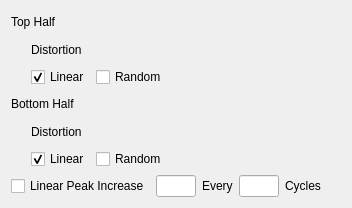
<?xml version="1.0" encoding="UTF-8"?>
<ui version="4.0">
 <class>AdvancedSettingsWidget</class>
 <widget class="QWidget" name="AdvancedSettingsWidget">
  <property name="geometry">
   <rect>
    <x>0</x>
    <y>0</y>
    <width>352</width>
    <height>208</height>
   </rect>
  </property>
  <property name="sizePolicy">
   <sizepolicy hsizetype="MinimumExpanding" vsizetype="Preferred">
    <horstretch>0</horstretch>
    <verstretch>0</verstretch>
   </sizepolicy>
  </property>
  <property name="windowTitle">
   <string>Form</string>
  </property>
  <layout class="QVBoxLayout" name="verticalLayout">
   <item>
    <layout class="QHBoxLayout" name="horizontalLayout">
     <item>
      <widget class="QLabel" name="label">
       <property name="minimumSize">
        <size>
         <width>80</width>
         <height>0</height>
        </size>
       </property>
       <property name="maximumSize">
        <size>
         <width>80</width>
         <height>16777215</height>
        </size>
       </property>
       <property name="text">
        <string>Top Half</string>
       </property>
      </widget>
     </item>
     <item>
      <widget class="MySliderWidget" name="slTopHalf" native="true"/>
     </item>
     <item>
      <spacer name="horizontalSpacer">
       <property name="orientation">
        <enum>Qt::Horizontal</enum>
       </property>
       <property name="sizeHint" stdset="0">
        <size>
         <width>40</width>
         <height>20</height>
        </size>
       </property>
      </spacer>
     </item>
    </layout>
   </item>
   <item>
    <layout class="QHBoxLayout" name="horizontalLayout_4">
     <item>
      <spacer name="horizontalSpacer_4">
       <property name="orientation">
        <enum>Qt::Horizontal</enum>
       </property>
       <property name="sizeType">
        <enum>QSizePolicy::Fixed</enum>
       </property>
       <property name="sizeHint" stdset="0">
        <size>
         <width>20</width>
         <height>20</height>
        </size>
       </property>
      </spacer>
     </item>
     <item>
      <widget class="QLabel" name="label_3">
       <property name="minimumSize">
        <size>
         <width>54</width>
         <height>0</height>
        </size>
       </property>
       <property name="maximumSize">
        <size>
         <width>54</width>
         <height>16777215</height>
        </size>
       </property>
       <property name="text">
        <string>Distortion</string>
       </property>
      </widget>
     </item>
     <item>
      <widget class="MySliderWidget" name="slTopHalfDist" native="true"/>
     </item>
     <item>
      <spacer name="horizontalSpacer_6">
       <property name="orientation">
        <enum>Qt::Horizontal</enum>
       </property>
       <property name="sizeHint" stdset="0">
        <size>
         <width>40</width>
         <height>20</height>
        </size>
       </property>
      </spacer>
     </item>
    </layout>
   </item>
   <item>
    <layout class="QHBoxLayout" name="horizontalLayout_5">
     <item>
      <spacer name="horizontalSpacer_5">
       <property name="orientation">
        <enum>Qt::Horizontal</enum>
       </property>
       <property name="sizeType">
        <enum>QSizePolicy::Fixed</enum>
       </property>
       <property name="sizeHint" stdset="0">
        <size>
         <width>20</width>
         <height>20</height>
        </size>
       </property>
      </spacer>
     </item>
     <item>
      <widget class="QCheckBox" name="chbTopDistLin">
       <property name="text">
        <string>Linear</string>
       </property>
       <property name="checked">
        <bool>true</bool>
       </property>
      </widget>
     </item>
     <item>
      <widget class="QCheckBox" name="chbTopDistRand">
       <property name="text">
        <string>Random</string>
       </property>
      </widget>
     </item>
     <item>
      <spacer name="horizontalSpacer_7">
       <property name="orientation">
        <enum>Qt::Horizontal</enum>
       </property>
       <property name="sizeHint" stdset="0">
        <size>
         <width>40</width>
         <height>20</height>
        </size>
       </property>
      </spacer>
     </item>
    </layout>
   </item>
   <item>
    <layout class="QHBoxLayout" name="horizontalLayout_2">
     <item>
      <widget class="QLabel" name="label_2">
       <property name="minimumSize">
        <size>
         <width>80</width>
         <height>0</height>
        </size>
       </property>
       <property name="maximumSize">
        <size>
         <width>80</width>
         <height>16777215</height>
        </size>
       </property>
       <property name="text">
        <string>Bottom Half</string>
       </property>
      </widget>
     </item>
     <item>
      <widget class="MySliderWidget" name="slBotHalf" native="true"/>
     </item>
     <item>
      <spacer name="horizontalSpacer_3">
       <property name="orientation">
        <enum>Qt::Horizontal</enum>
       </property>
       <property name="sizeHint" stdset="0">
        <size>
         <width>40</width>
         <height>20</height>
        </size>
       </property>
      </spacer>
     </item>
    </layout>
   </item>
   <item>
    <layout class="QHBoxLayout" name="horizontalLayout_6">
     <item>
      <spacer name="horizontalSpacer_8">
       <property name="orientation">
        <enum>Qt::Horizontal</enum>
       </property>
       <property name="sizeType">
        <enum>QSizePolicy::Fixed</enum>
       </property>
       <property name="sizeHint" stdset="0">
        <size>
         <width>20</width>
         <height>20</height>
        </size>
       </property>
      </spacer>
     </item>
     <item>
      <widget class="QLabel" name="label_4">
       <property name="minimumSize">
        <size>
         <width>54</width>
         <height>0</height>
        </size>
       </property>
       <property name="maximumSize">
        <size>
         <width>54</width>
         <height>16777215</height>
        </size>
       </property>
       <property name="text">
        <string>Distortion</string>
       </property>
      </widget>
     </item>
     <item>
      <widget class="MySliderWidget" name="slBotHalfDist" native="true"/>
     </item>
     <item>
      <spacer name="horizontalSpacer_9">
       <property name="orientation">
        <enum>Qt::Horizontal</enum>
       </property>
       <property name="sizeHint" stdset="0">
        <size>
         <width>40</width>
         <height>20</height>
        </size>
       </property>
      </spacer>
     </item>
    </layout>
   </item>
   <item>
    <layout class="QHBoxLayout" name="horizontalLayout_7">
     <item>
      <spacer name="horizontalSpacer_10">
       <property name="orientation">
        <enum>Qt::Horizontal</enum>
       </property>
       <property name="sizeType">
        <enum>QSizePolicy::Fixed</enum>
       </property>
       <property name="sizeHint" stdset="0">
        <size>
         <width>20</width>
         <height>20</height>
        </size>
       </property>
      </spacer>
     </item>
     <item>
      <widget class="QCheckBox" name="chbBotDistLin">
       <property name="text">
        <string>Linear</string>
       </property>
       <property name="checked">
        <bool>true</bool>
       </property>
      </widget>
     </item>
     <item>
      <widget class="QCheckBox" name="chbBotDistRand">
       <property name="text">
        <string>Random</string>
       </property>
      </widget>
     </item>
     <item>
      <spacer name="horizontalSpacer_11">
       <property name="orientation">
        <enum>Qt::Horizontal</enum>
       </property>
       <property name="sizeHint" stdset="0">
        <size>
         <width>40</width>
         <height>20</height>
        </size>
       </property>
      </spacer>
     </item>
    </layout>
   </item>
   <item>
    <layout class="QHBoxLayout" name="horizontalLayout_3">
     <item>
      <widget class="QCheckBox" name="chbLinearIncrease">
       <property name="text">
        <string>Linear Peak Increase</string>
       </property>
      </widget>
     </item>
     <item>
      <widget class="QLineEdit" name="lePeakIncrease">
       <property name="sizePolicy">
        <sizepolicy hsizetype="Fixed" vsizetype="Fixed">
         <horstretch>0</horstretch>
         <verstretch>0</verstretch>
        </sizepolicy>
       </property>
       <property name="minimumSize">
        <size>
         <width>40</width>
         <height>0</height>
        </size>
       </property>
       <property name="maximumSize">
        <size>
         <width>40</width>
         <height>16777215</height>
        </size>
       </property>
      </widget>
     </item>
     <item>
      <widget class="QLabel" name="label_5">
       <property name="text">
        <string>Every</string>
       </property>
      </widget>
     </item>
     <item>
      <widget class="QLineEdit" name="leEveryNCycles">
       <property name="sizePolicy">
        <sizepolicy hsizetype="Fixed" vsizetype="Fixed">
         <horstretch>0</horstretch>
         <verstretch>0</verstretch>
        </sizepolicy>
       </property>
       <property name="minimumSize">
        <size>
         <width>40</width>
         <height>0</height>
        </size>
       </property>
       <property name="maximumSize">
        <size>
         <width>40</width>
         <height>16777215</height>
        </size>
       </property>
      </widget>
     </item>
     <item>
      <widget class="QLabel" name="label_6">
       <property name="text">
        <string>Cycles</string>
       </property>
      </widget>
     </item>
     <item>
      <spacer name="horizontalSpacer_2">
       <property name="orientation">
        <enum>Qt::Horizontal</enum>
       </property>
       <property name="sizeHint" stdset="0">
        <size>
         <width>40</width>
         <height>20</height>
        </size>
       </property>
      </spacer>
     </item>
    </layout>
   </item>
  </layout>
 </widget>
 <customwidgets>
  <customwidget>
   <class>MySliderWidget</class>
   <extends>QWidget</extends>
   <header location="global">mysliderwidget.h</header>
   <container>1</container>
  </customwidget>
 </customwidgets>
 <resources/>
 <connections/>
</ui>
